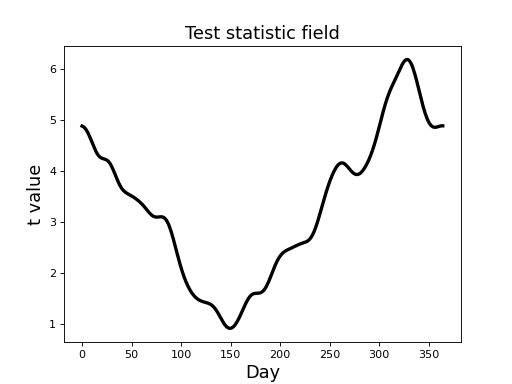

The script that drew this image:

import numpy as np
from scipy.ndimage.filters import gaussian_filter1d
from matplotlib import pyplot
import rft1d




#(0) Load weather data:
weather  = rft1d.data.weather() #dictionay containing geographical locations
### choose two geographical locations:
yA,yB    = weather['Atlantic'], weather['Continental']
### smooth:
yA       = gaussian_filter1d(yA, 8.0, axis=1, mode='wrap')
yB       = gaussian_filter1d(yB, 8.0, axis=1, mode='wrap')




#(1) Two-sample t statistic (comparing just the two largest groups):
nA,nB    = yA.shape[0], yB.shape[0]  #sample sizes
mA,mB    = yA.mean(axis=0), yB.mean(axis=0)  #means
sA,sB    = yA.std(ddof=1, axis=0), yB.std(ddof=1, axis=0)  #standard deviations
s        = np.sqrt(    ((nA-1)*sA*sA + (nB-1)*sB*sB)  /  (nA + nB - 2)     )  #pooled standard deviation
t        = (mA-mB) / ( s *np.sqrt(1.0/nA + 1.0/nB))  #t field




#(2) Plot:
pyplot.close('all')
ax     = pyplot.axes()
ax.plot(t, 'k', lw=3, label='t field')
ax.set_xlabel('Day', size=16)
ax.set_ylabel('t value', size=16)
ax.set_title('Test statistic field', size=16)
# pyplot.show()
